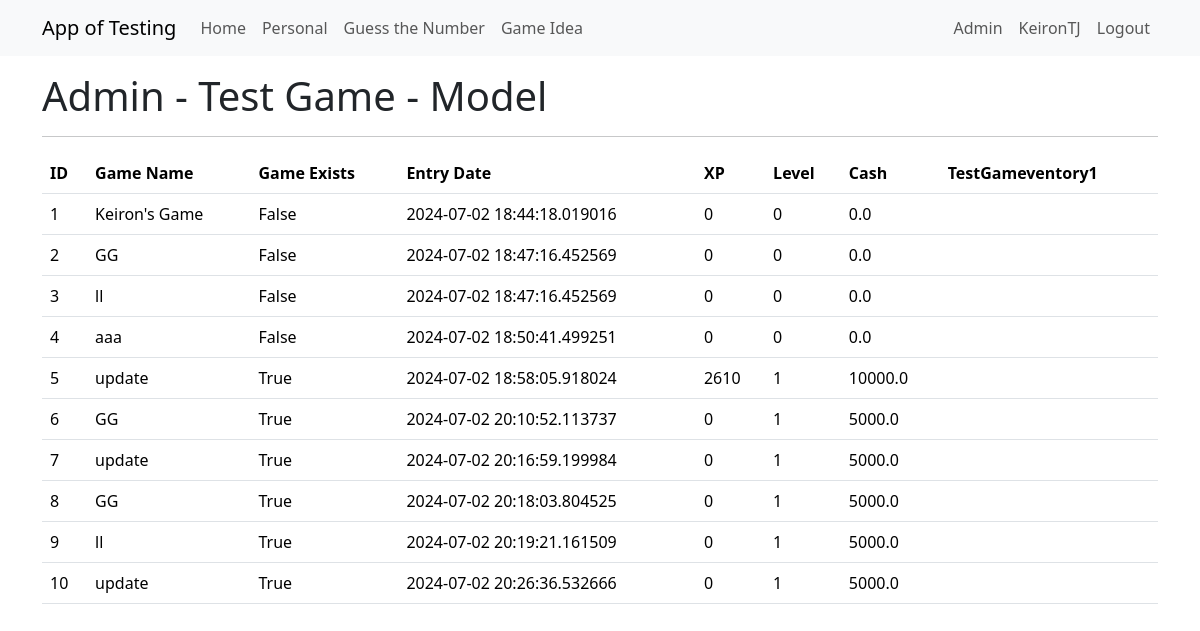
Before: /admin_testgame_models (signed in) with the older database file.
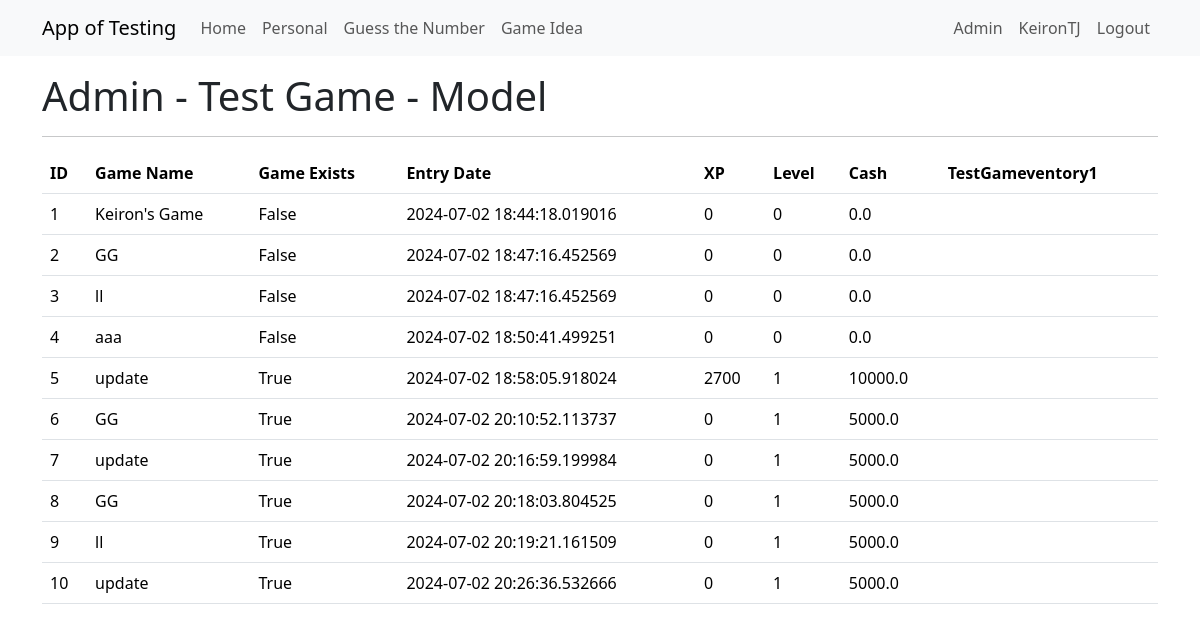
After: the same page with the newer database file.
### app/models.py (models this page shows)
class TestGame(db.Model):
    __tablename__ = 'test_game'
    id = db.Column(db.Integer, primary_key=True)
    user_id = db.Column(db.Integer, db.ForeignKey("user.id"))
    game_name = db.Column(db.String(64))
    game_exists = db.Column(db.Boolean, default=False)
    entry_date = db.Column(db.DateTime, default=datetime.now(timezone.utc))
    xp = db.Column(db.Integer, default=0)
    level = db.Column(db.Integer, default=1)
    cash = db.Column(db.Float, default=5000)
    user = db.relationship("User", backref="test_games")
    inventory = db.relationship("TestGameInventory", back_populates="test_game")
    items = db.relationship("TestGameItem", backref="test_game")

### app/admin/routes.py (the view)
@bp.route('/admin_testgame_models', methods=['GET', 'POST'])
@login_required
@admin_required
def admin_testgame_models():
    testgames = db.session.query(TestGame).all()
    return render_template("admin/admin_testgame_models.html",
                           title='Admin Test Game Users',
                           testgames=testgames)

### app/models.py (called while the page is built)
@login.user_loader
def load_user(id):
    return db.session.get(User, int(id))

    def is_admin(self):
        return 'admin' in [role.name for role in self.role]

### app/templates/admin/admin_testgame_models.html
{% extends "base.html" %}
{% block content %}
<div class="Jumbotron">
    <h1>Admin - Test Game - Model</h1>
</div>
<hr>
<table class="table">
    <thead>
        <tr>
            <th>ID</th>
            <th>Game Name</th>
            <th>Game Exists</th>
            <th>Entry Date</th>
            <th>XP</th>
            <th>Level</th>
            <th>Cash</th>
            <th>TestGameventory1</th>
        </tr>
    </thead>
    <tbody>
        {% for testgame in testgames %}
        <tr>
            <td>{{ testgame.id }}</td>
            <td>{{ testgame.game_name }}</td>
            <td>{{ testgame.game_exists }}</td>
            <td>{{ testgame.entry_date }}</td>
            <td>{{ testgame.xp }}</td>
            <td>{{ testgame.level }}</td>
            <td>{{ testgame.cash }}</td>
            <td>{{ testgame.testgameventory1 }}</td>
        </tr>
        {% endfor %}
    </tbody>
</table>
{% endblock %}

Changed rows visible on the page:
changed TestGame id 5: xp "2610" → "2700"
